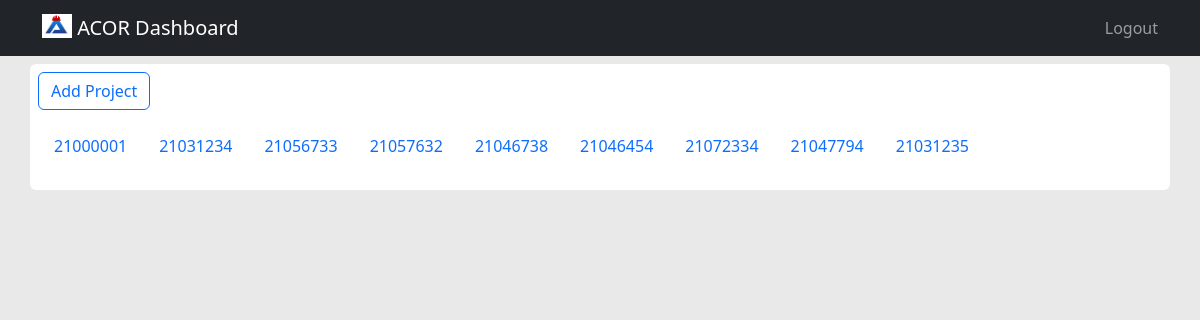
Screenshot of /project (signed in) with the database file from the repository.
### tables this page shows
CREATE TABLE projects (
	id INTEGER NOT NULL, 
	po INTEGER NOT NULL, 
	title TEXT NOT NULL, 
	amount FLOAT NOT NULL, 
	duration INTEGER NOT NULL, 
	status VARCHAR(20) NOT NULL, 
	start_date DATETIME, 
	end_date DATETIME, 
	PRIMARY KEY (id), 
	UNIQUE (po)
);

### app.py (the view)
@app.route("/project")
@login_required
def project():
    breakdown = []
    with engine.connect() as conn:
        statement = select(project_table)
        projects = conn.execute(statement)
        proj = conn.execute(statement)
        y = conn.execute(statement)
        for i in y:
            stmt = select(project_breakdown.c.project_id, project_breakdown.c.labor, project_breakdown.c.representation, project_breakdown.c.remittance, project_breakdown.c.misc, project_breakdown.c.ppe, project_breakdown.c.materials, project_breakdown.c.tools_equip).where(project_breakdown.c.project_id == i.id)
            proj_break = conn.execute(stmt).first()
            if proj_break != None:
                labor_stmt = select(func.sum(expenses_table.c.total_cost)).select_from(expenses_table).where(expenses_table.c.project_id == i.id, expenses_table.c.type_id == 16)
                rep_stmt = select(func.sum(expenses_table.c.total_cost)).select_from(expenses_table).where(expenses_table.c.project_id == i.id, expenses_table.c.type_id == 6)
                rem_stmt = select(func.sum(expenses_table.c.total_cost)).select_from(expenses_table).where(expenses_table.c.project_id == i.id, expenses_table.c.type_id == 14)
                misc_stmt = select(func.sum(expenses_table.c.total_cost)).select_from(expenses_table).where(expenses_table.c.project_id == i.id, expenses_table.c.type_id == 7)
                ppe_stmt = select(func.sum(expenses_table.c.total_cost)).select_from(expenses_table).where(expenses_table.c.project_id == i.id, expenses_table.c.type_id == 1)
                mat_stmt = select(func.sum(expenses_table.c.total_cost)).select_from(expenses_table).where(expenses_table.c.project_id == i.id, expenses_table.c.type_id == 3)
                tol_stmt = select(func.sum(expenses_table.c.total_cost)).select_from(expenses_table).where(expenses_table.c.project_id == i.id, expenses_table.c.type_id == 2)
                labor = conn.execute(labor_stmt).first()
                if labor.sum_1 == None:
                    labor = 0
                else:
                    labor = labor.sum_1
                rep = conn.execute(rep_stmt).first()
                if rep.sum_1 == None:
                    rep = 0
                else:
                    rep = rep.sum_1
                remit = conn.execute(rem_stmt).first()
                if remit.sum_1 == None:
                    remit = 0
                else:
                    remit = remit.sum_1
                misc = conn.execute(misc_stmt).first()
                if misc.sum_1 == None:
                    misc = 0
                else:
                    misc = misc.sum_1
                ppe = conn.execute(ppe_stmt).first()
                if ppe.sum_1 == None:
                    ppe = 0
                else:
                    ppe = ppe.sum_1
                mat = conn.execute(mat_stmt).first()
                if mat.sum_1 == None:
                    mat = 0
                else:
                    mat = mat.sum_1
                tol = conn.execute(tol_stmt).first()
                if tol.sum_1 == None:
                    tol = 0
                else:
                    tol = tol.sum_1
                pro_expenses = conn.execute(text(f"SELECT title,date,description,type,recipt,recipt_no,no_items,unit_cost,total_cost FROM expenses JOIN projects ON expenses.project_id = projects.id JOIN type ON expenses.type_id = type.id WHERE project_id ={i.id} ORDER BY date DESC"))
                expen = []
                for z in pro_expenses:
                    expen.append(z)
                x = {"project_id":proj_break.project_id, "labor":proj_break.labor, "representation":proj_break.representation, "remittance":proj_break.remittance, "misc":proj_break.misc, "ppe":proj_break.ppe, "materials":proj_break.materials, "tools_equip":proj_break.tools_equip, "status":True, "re_labor":proj_break.labor - labor, "re_representation":proj_break.representation - rep, "re_remittance":proj_break.remittance - remit, "re_misc":proj_break.misc - misc, "re_ppe":proj_break.ppe - ppe, "re_materials":proj_break.materials - mat, "re_tools_equip":proj_break.tools_equip - tol, "pro_expen":expen}
                breakdown.append(x)
            else:
                x = {"status":False, "project_id":i.id}
                breakdown.append(x)
    return render_template("projects.html", projects=projects, proj=proj, breakdown=breakdown)

### helper.py (called while the page is built)
def login_required(f):
    @wraps(f)
    def decorated_function(*args, **kwargs):
        if session.get("username") is None:
            return redirect("/login")
        return f(*args, **kwargs)
    return decorated_function

### templates/projects.html (shortened to what this page needs)
{% extends "dashboard.html" %}
{% block main %}
<a href="/addproject"><button class="btn btn-outline-primary mb-3">Add Project</button></a>
<ul class="nav nav-pills mb-3" id="pills-tab" role="tablist">
    {% if projects %}
    {% for project in projects|rejectattr('title','equalto','ADMIN') %}
    <li class="nav-item" role="presentation">
      <button class="nav-link" id="pills-{{ project.po }}-tab" data-bs-toggle="pill" data-bs-target="#pills-{{ project.po }}" type="button" role="tab" aria-controls="pills-{{ project.po }}" aria-selected="true">{{ project.po }}</button>
    </li>
    {% endfor %}
</ul>
    {% endif %}
{% endblock %}

### static/style.css (style rules this page uses)
body { background-color: #e9e9e9; }

### rows the page displays
projects: po "21000001"
projects: po "21031234"
projects: po "21056733"
projects: po "21057632"
projects: po "21046738"
projects: po "21046454"
projects: po "21072334"
projects: po "21047794"
projects: po "21031235"
